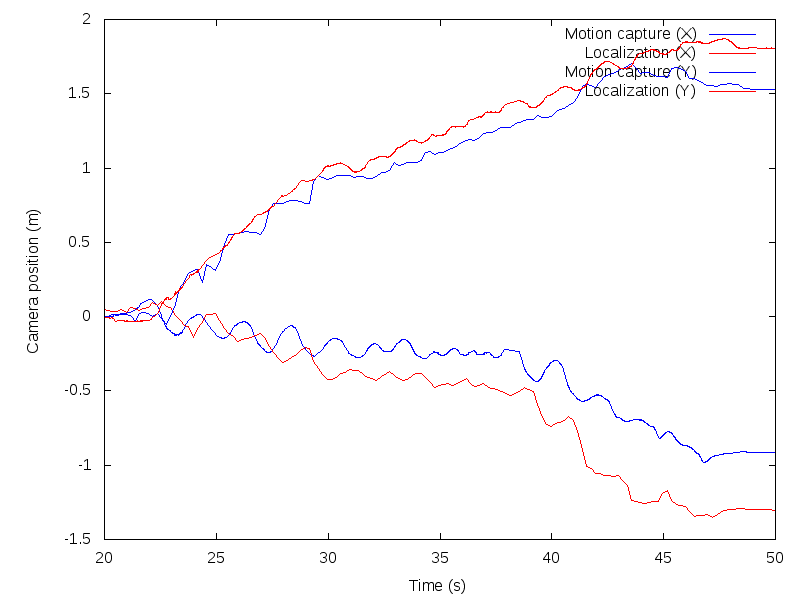

Write gnuplot code to recreate this figure.
#!/usr/bin/gnuplot

set terminal png size 800, 600
set output "mocap.png"

mapPose="slam-camera_position_2012-01-27-01-43-23_error_mapPose.csv"
planPose="slam-camera_position_2012-01-27-01-43-23_error_planPose.csv"
evartHead="slam-camera_position_2012-01-27-01-43-23_evart_head.csv"

set datafile separator ","
set xrange [20:50]

set xlabel "Time (s)" 0.0, 0.0 
set ylabel "Camera position (m)" 0.0, 0.0 

plot evartHead u 1:(-$3-0.11277) w l t 'Motion capture (X)', \
     mapPose u 1:3 w l t 'Localization (X)', \
     mapPose u 1:2 w l t 'Motion capture (Y)', \
     evartHead u 1:(-$2+1.41653198242) w l t 'Localization (Y)'

# plot evartHead u ($1):(-$3-0.11277) w l, mapPose u ($1-0.6):3 w l, mapPose u 1:2 w l, evartHead u ($1):(-$2+1.41653198242) w l